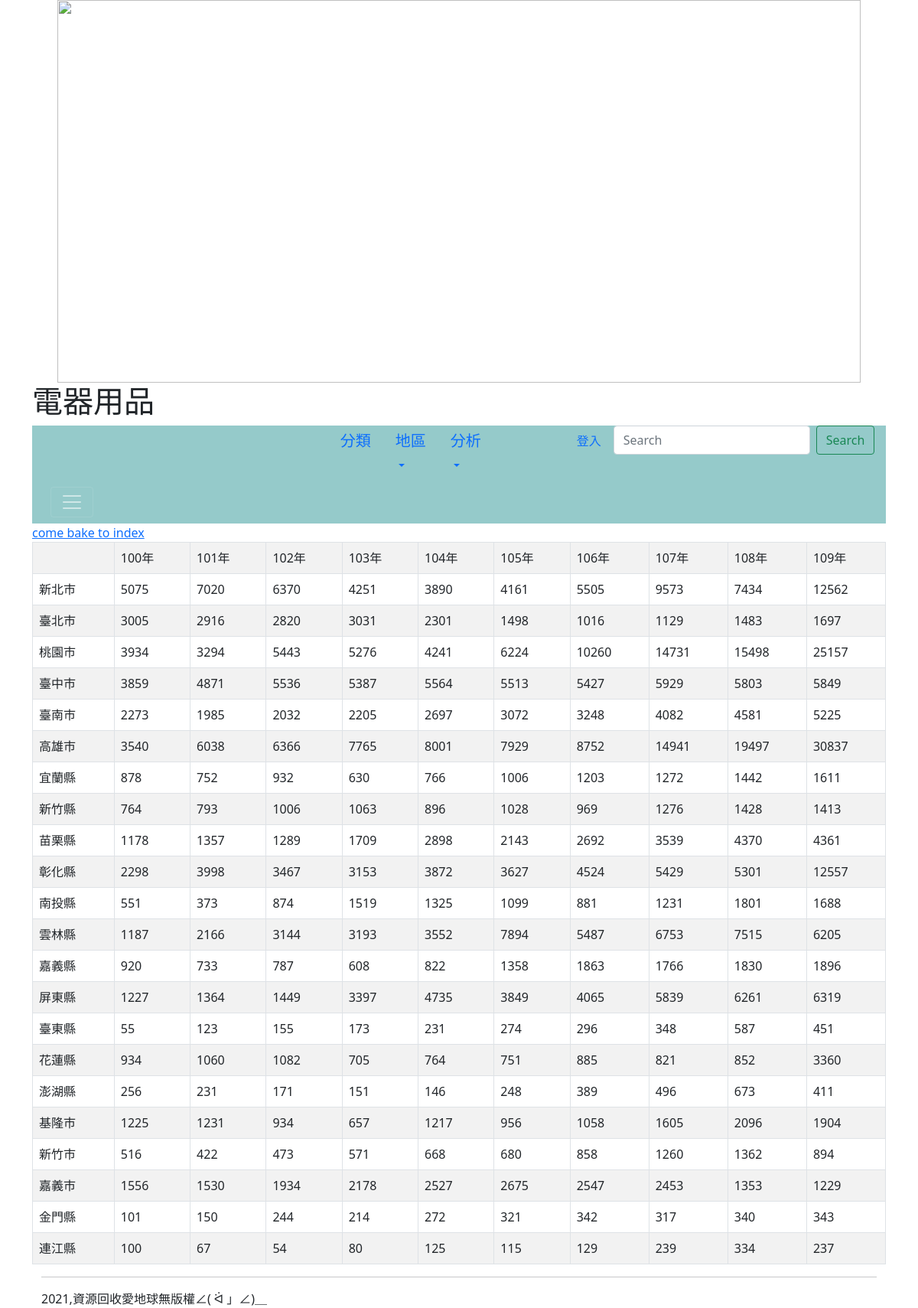
The app's page /ea/ with its own data.
### mysite/models.py (models this page shows, shortened)
class Ea(models.Model):
	地區 = models.CharField(max_length=200)
	民國100年 = models.PositiveIntegerField(default=0)
	民國101年 = models.PositiveIntegerField(default=0)
	民國102年 = models.PositiveIntegerField(default=0)
	民國103年 = models.PositiveIntegerField(default=0)
	民國104年 = models.PositiveIntegerField(default=0)
	民國105年 = models.PositiveIntegerField(default=0)
	民國106年 = models.PositiveIntegerField(default=0)
	民國107年 = models.PositiveIntegerField(default=0)
	民國108年 = models.PositiveIntegerField(default=0)
	民國109年 = models.PositiveIntegerField(default=0)

### mysite/views.py (the view)
# urls.py: path('ea/',ea),
def ea(request):
	eas=Ea.objects.all()
	return render(request, "ea.html", locals())

### templates/EA.html (shortened to what this page needs)
{% extends "base.html" %}
{% block headmessage %} <h1>電器用品</h1> {% endblock %}
{% block content %}
<a href="/">come bake to index</a><br>
<table class='table table-striped table-bordered'>
	<tr>
		<td>     </td>
		<td>100年</td>
		<td>101年</td>
		<td>102年</td>
		<td>103年</td>
		<td>104年</td>
		<td>105年</td>
		<td>106年</td>
		<td>107年</td>
		<td>108年</td>
		<td>109年</td>
	</tr>
	{% for ea in eas %}
	<tr>
		<td>{{ ea.地區 }}</td>
		<td>{{ ea.民國100年 }}</td>
		<td>{{ ea.民國101年 }}</td>
		<td>{{ ea.民國102年 }}</td>
		<td>{{ ea.民國103年 }}</td>
		<td>{{ ea.民國104年 }}</td>
		<td>{{ ea.民國105年 }}</td>
		<td>{{ ea.民國106年 }}</td>
		<td>{{ ea.民國107年 }}</td>
		<td>{{ ea.民國108年 }}</td>
		<td>{{ ea.民國109年 }}</td>
	</tr>
	{% endfor %}
</table>
{% endblock %}

### records on screen
Ea: 地區 "新北市", 民國100年 "5075", 民國101年 "7020", 民國102年 "6370", 民國103年 "4251", 民國104年 "3890", 民國105年 "4161", 民國106年 "5505", 民國107年 "9573", 民國108年 "7434", 民國109年 "12562"
Ea: 地區 "臺北市", 民國100年 "3005", 民國101年 "2916", 民國102年 "2820", 民國103年 "3031", 民國104年 "2301", 民國105年 "1498", 民國106年 "1016", 民國107年 "1129", 民國108年 "1483", 民國109年 "1697"
Ea: 地區 "桃園市", 民國100年 "3934", 民國101年 "3294", 民國102年 "5443", 民國103年 "5276", 民國104年 "4241", 民國105年 "6224", 民國106年 "10260", 民國107年 "14731", 民國108年 "15498", 民國109年 "25157"
Ea: 地區 "臺中市", 民國100年 "3859", 民國101年 "4871", 民國102年 "5536", 民國103年 "5387", 民國104年 "5564", 民國105年 "5513", 民國106年 "5427", 民國107年 "5929", 民國108年 "5803", 民國109年 "5849"
Ea: 地區 "臺南市", 民國100年 "2273", 民國101年 "1985", 民國102年 "2032", 民國103年 "2205", 民國104年 "2697", 民國105年 "3072", 民國106年 "3248", 民國107年 "4082", 民國108年 "4581", 民國109年 "5225"
Ea: 地區 "高雄市", 民國100年 "3540", 民國101年 "6038", 民國102年 "6366", 民國103年 "7765", 民國104年 "8001", 民國105年 "7929", 民國106年 "8752", 民國107年 "14941", 民國108年 "19497", 民國109年 "30837"
Ea: 地區 "宜蘭縣", 民國100年 "878", 民國101年 "752", 民國102年 "932", 民國103年 "630", 民國104年 "766", 民國105年 "1006", 民國106年 "1203", 民國107年 "1272", 民國108年 "1442", 民國109年 "1611"
Ea: 地區 "新竹縣", 民國100年 "764", 民國101年 "793", 民國102年 "1006", 民國103年 "1063", 民國104年 "896", 民國105年 "1028", 民國106年 "969", 民國107年 "1276", 民國108年 "1428", 民國109年 "1413"
Ea: 地區 "苗栗縣", 民國100年 "1178", 民國101年 "1357", 民國102年 "1289", 民國103年 "1709", 民國104年 "2898", 民國105年 "2143", 民國106年 "2692", 民國107年 "3539", 民國108年 "4370", 民國109年 "4361"
Ea: 地區 "彰化縣", 民國100年 "2298", 民國101年 "3998", 民國102年 "3467", 民國103年 "3153", 民國104年 "3872", 民國105年 "3627", 民國106年 "4524", 民國107年 "5429", 民國108年 "5301", 民國109年 "12557"
Ea: 地區 "南投縣", 民國100年 "551", 民國101年 "373", 民國102年 "874", 民國103年 "1519", 民國104年 "1325", 民國105年 "1099", 民國106年 "881", 民國107年 "1231", 民國108年 "1801", 民國109年 "1688"
Ea: 地區 "雲林縣", 民國100年 "1187", 民國101年 "2166", 民國102年 "3144", 民國103年 "3193", 民國104年 "3552", 民國105年 "7894", 民國106年 "5487", 民國107年 "6753", 民國108年 "7515", 民國109年 "6205"
Ea: 地區 "嘉義縣", 民國100年 "920", 民國101年 "733", 民國102年 "787", 民國103年 "608", 民國104年 "822", 民國105年 "1358", 民國106年 "1863", 民國107年 "1766", 民國108年 "1830", 民國109年 "1896"
Ea: 地區 "屏東縣", 民國100年 "1227", 民國101年 "1364", 民國102年 "1449", 民國103年 "3397", 民國104年 "4735", 民國105年 "3849", 民國106年 "4065", 民國107年 "5839", 民國108年 "6261", 民國109年 "6319"
Ea: 地區 "臺東縣", 民國100年 "55", 民國101年 "123", 民國102年 "155", 民國103年 "173", 民國104年 "231", 民國105年 "274", 民國106年 "296", 民國107年 "348", 民國108年 "587", 民國109年 "451"
Ea: 地區 "花蓮縣", 民國100年 "934", 民國101年 "1060", 民國102年 "1082", 民國103年 "705", 民國104年 "764", 民國105年 "751", 民國106年 "885", 民國107年 "821", 民國108年 "852", 民國109年 "3360"
Ea: 地區 "澎湖縣", 民國100年 "256", 民國101年 "231", 民國102年 "171", 民國103年 "151", 民國104年 "146", 民國105年 "248", 民國106年 "389", 民國107年 "496", 民國108年 "673", 民國109年 "411"
Ea: 地區 "基隆市", 民國100年 "1225", 民國101年 "1231", 民國102年 "934", 民國103年 "657", 民國104年 "1217", 民國105年 "956", 民國106年 "1058", 民國107年 "1605", 民國108年 "2096", 民國109年 "1904"
Ea: 地區 "新竹市", 民國100年 "516", 民國101年 "422", 民國102年 "473", 民國103年 "571", 民國104年 "668", 民國105年 "680", 民國106年 "858", 民國107年 "1260", 民國108年 "1362", 民國109年 "894"
Ea: 地區 "嘉義市", 民國100年 "1556", 民國101年 "1530", 民國102年 "1934", 民國103年 "2178", 民國104年 "2527", 民國105年 "2675", 民國106年 "2547", 民國107年 "2453", 民國108年 "1353", 民國109年 "1229"
Ea: 地區 "金門縣", 民國100年 "101", 民國101年 "150", 民國102年 "244", 民國103年 "214", 民國104年 "272", 民國105年 "321", 民國106年 "342", 民國107年 "317", 民國108年 "340", 民國109年 "343"
Ea: 地區 "連江縣", 民國100年 "100", 民國101年 "67", 民國102年 "54", 民國103年 "80", 民國104年 "125", 民國105年 "115", 民國106年 "129", 民國107年 "239", 民國108年 "334", 民國109年 "237"
